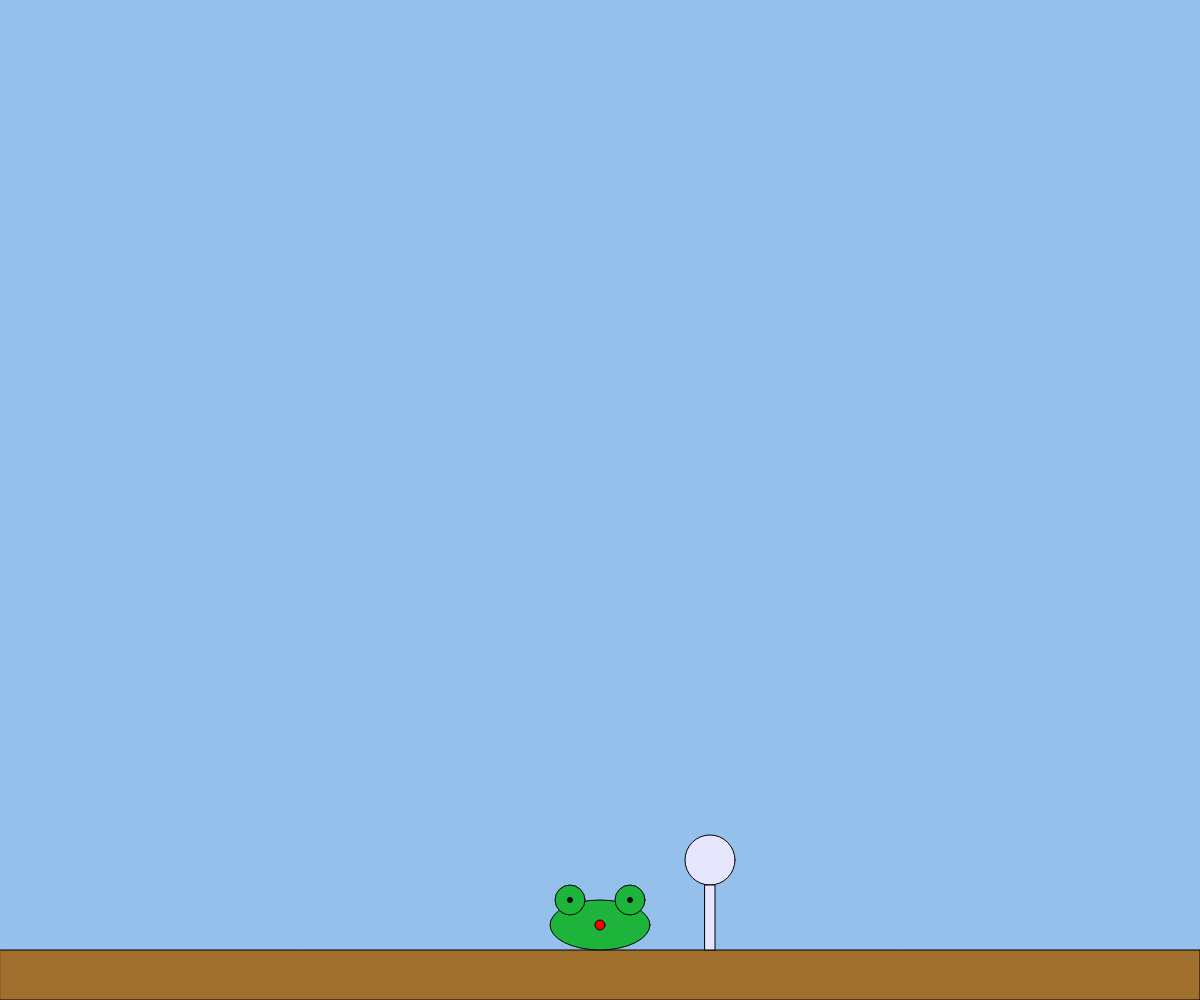
Frame 1 (no input)
Frame 60 (no input): identical to frame 1, image omitted
Frame 120 (the mouse pressed at the canvas centre since frame 60): identical to frame 1, image omitted

The p5.js sketch that drew this single still picture (run headless with seeded random() and noise() and a simulated clock; from frame 60 on, the mouse is pressed at the canvas centre):

// p5.js sketch
// ── sketch.js
// 最終課題を制作しよう

let bubbles=[];
function setup(){
  createCanvas(windowWidth, windowHeight);
  fill(120,65,56);
  background(230, 230, 255);
}

function draw(){
  background(149, 192, 236);
  drawGround();
  drawFrog();
  drawShabonstick();
  for (let i = bubbles.length - 1; i >= 0; i--) {
    let bubble = bubbles[i];
    bubble.x += bubble.vx; 
    bubble.y += bubble.vy; 

    push();
    fill(255, 255, 255, 150); 
    noStroke();
    ellipse(bubble.x, bubble.y, bubble.size); 
    pop();
    
    if (bubble.x > width || bubble.y < 0) {
      bubbles.splice(i, 1);
    }
  }
  }
  function keyPressed() {
   
    let newBubble = {
      x: width / 2 + 110,       
      y: height - 140,
      vx: random(2, 4),          
      vy: random(-4, -2),       
      size: random(20, 50)      
    };
    bubbles.push(newBubble); 
  }
function drawFrog(){
  fill(30,180,60);
  ellipse(width/2,height-75,100,50);
  ellipse(width/2-30,height-100,30,30);
  ellipse(width/2+30,height-100,30,30);
  fill(0);
  ellipse(width/2-30,height-100,5,5);
  ellipse(width/2+30,height-100,5,5);
  fill(255,0,0);
  ellipse(width/2,height-75,10,10);
  
}
function drawShabonstick(){
  fill(230,230,255)
  ellipse(width/2+110,height-140,50,50);
  rect(width/2+105,height-115,10,65);
}
function drawGround(){
  fill(160,110,45)
  rect(0,height-50,width,50)
}
function windowResized(){
  resizeCanvas(windowWidth, windowHeight);
}
